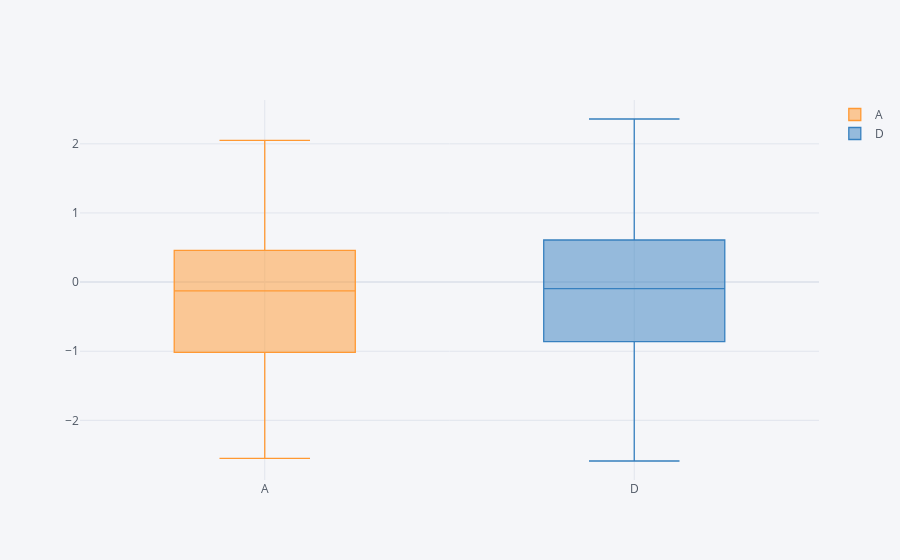

Source (notebook cell):
### Code cell
df[['A','D']].iplot(kind = 'box')
